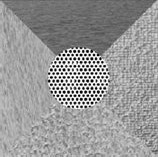
//> input picture th-3974622578.jpg, 158 x 157 px
$ ./main th-3974622578.jpg   (built with g++ and OpenCV 4)
//> lines starting //> are read from the running program, lines starting //| are printed output that depends on the picture; after the words box and inside, x2 and y2 are one past the last pixel; in counts of white or black regions, pixels touching at a corner belong together
//
//  main.cpp
//  TextureSegmentation
//

#include <iostream>
#include <sstream>
#include "opencv2/core/core.hpp"
#include "opencv2/imgproc/imgproc.hpp"
#include "opencv2/imgcodecs.hpp"
#include "opencv2/highgui/highgui.hpp"
#include "opencv2/features2d.hpp"
#include <getopt.h>
#include <map>

using namespace std;
using namespace cv;

unsigned int const HISTOGRAM_DIMENSION = 9;
unsigned int const HISTOGRAM_EDGE_OFFSET = (HISTOGRAM_DIMENSION-1)/2;
float const TEXTURE_EDGE_THRESHOLD = 204;//0.8;
unsigned int const AREA_THRESHOLD = 2000; //originally 2000

typedef vector<Point> Contour;
typedef vector<Contour> Contours;
typedef vector<Vec4i> Hierarchy;
typedef map<unsigned int, int> HDM; //Histogram differences map

static void displayImage(string const & windowName, Mat image, bool withExit=false)
{
    namedWindow(windowName, WINDOW_AUTOSIZE );
    imshow(windowName, image);
    waitKey(0);

    if (withExit)
        exit(0);
}

template<typename T>
static void getIteratorAtPoint(Mat const & image, Point const & p, MatConstIterator_<T> & it)
{
    Size iSize = image.size();
    it = (image.begin<T>()+p.x*iSize.width+p.y);
}

template<typename T>
static MatConstIterator_<T> getIteratorAtPoint(Mat const & image, Point const & p)
{
    Size iSize = image.size();
    return (image.begin<T>()+p.x*iSize.width+p.y);
}

template<typename T>
static MatIterator_<T> getIteratorAtPoint(Mat & image, Point const & p)
{
    Size iSize = image.size();
    return (image.begin<T>()+p.x*iSize.width+p.y);
}

//Point p represents the top point of the column to be removed
static void removeColumn(Mat const & image, Mat & histogram, Point const & p, HDM & m)
{
    MatConstIterator_<uchar> it;
    MatConstIterator_<uchar> begin = getIteratorAtPoint<uchar>(image, p);
    MatConstIterator_<uchar> end = begin+HISTOGRAM_DIMENSION*image.cols;
    HDM::iterator itHDM;

    for (it = begin; it!=end; it+=image.cols)
    {
        itHDM = m.find((uchar)*it);
        if (itHDM!=m.end())
        {
            itHDM->second--;
        }
        else
        {
            m.insert(pair<unsigned int, int>(*it,-1));
        }
    }
}

//Point p represents the top point of the column to be added
static void addColumn(Mat const & image, Mat & histogram, Point const & p, HDM & m)
{
    MatConstIterator_<uchar> it;
    MatConstIterator_<uchar> begin = getIteratorAtPoint<uchar>(image, p);
    MatConstIterator_<uchar> end = begin+HISTOGRAM_DIMENSION*image.cols;
    HDM::iterator itHDM;

    for (it = begin; it!=end; it+=image.cols)
    {
        itHDM = m.find((uchar)*it);
        if (itHDM!=m.end())
        {
            itHDM->second++;
        }
        else
        {
            m.insert(pair<unsigned int, int>(*it,1));
        }
    }
}

//Point p represents the leftmost point of the row to be removed
static void removeRow(Mat const & image, Mat & histogram, Point const & p, HDM & m)
{
    MatConstIterator_<uchar> it;
    MatConstIterator_<uchar> begin = getIteratorAtPoint<uchar>(image, p);
    MatConstIterator_<uchar> end = begin+HISTOGRAM_DIMENSION;
    HDM::iterator itHDM;

    for (it = begin; it!=end; it++)
    {
        itHDM = m.find((uchar)*it);
        if (itHDM!=m.end())
        {
            itHDM->second--;
        }
        else
        {
            m.insert(pair<unsigned int, int>(*it,-1));
        }
    }
}

//Point p represents the rightmost point of the row to be added
static void addRow(Mat const & image, Mat & histogram, Point const & p, HDM & m)
{
    MatConstIterator_<uchar> it;
    MatConstIterator_<uchar> begin = getIteratorAtPoint<uchar>(image, p);
    MatConstIterator_<uchar> end = begin+HISTOGRAM_DIMENSION;
    HDM::iterator itHDM;

    for (it = begin; it!=end; it++)
    {
        itHDM = m.find((uchar)*it);
        if (itHDM!=m.end())
        {
            itHDM->second++;
        }
        else
        {
            m.insert(pair<unsigned int, int>(*it,1));
        }
    }
}

static double calculateEntropy(Mat const & histogram)
{
    double entropyVal = 0;
    MatConstIterator_<float> it;

    for (it=histogram.begin<float>(); it!=histogram.end<float>(); it++)
    {
        int value = *it;
        if (*it<0)
        {
            cout<<*it<<endl;
        }

        if ((*it)>0)
            entropyVal -= (value*log2(value));
    }

    entropyVal/=255;
    return entropyVal;
}

static double calculateEntropyAndUpdateHistogram(HDM & m, double previousPixelEntropyValue, Mat & histogram)
{
    double pixelEntropyValue = previousPixelEntropyValue;
    MatIterator_<float> hbegin = histogram.begin<float>();
    for (HDM::const_iterator it=m.begin(); it!=m.end(); it++)
    {
        if (it->second!=0)
        {
            //Remove previous entropy value (watch for the negative signs in the sum
            float histVal = *(hbegin+(int)it->first);
            if (histVal>0)
                pixelEntropyValue+=(histVal*log2(histVal)/255);

            //Update histogram
            histVal+=it->second;
            *(hbegin+(int)it->first) = histVal;

            //Add new entropy value
            if (histVal>0)
                pixelEntropyValue-=(histVal*log2(histVal)/255);
        }
    }
    m.clear();
    return pixelEntropyValue;
}

void calculateInitialHistogram(Mat const & image, Mat & histogram)
{
    Size iSize = image.size();
    /// Establish the number of bins
    int histSize = 256;
    /// Set the ranges ( for B,G,R) )
    float range[] = { 0, 256 };
    /// Set the channels
    int channels = 0;
    const float* histRange = { range };
    bool uniform = true; bool accumulate = false;
    Mat initialHistogramMask = Mat::ones(HISTOGRAM_DIMENSION, HISTOGRAM_DIMENSION, CV_8UC1);
    copyMakeBorder(initialHistogramMask, initialHistogramMask, 0, iSize.height-HISTOGRAM_DIMENSION, 0, iSize.width-HISTOGRAM_DIMENSION, BORDER_CONSTANT, 0);
    calcHist(&image, 1, &channels, initialHistogramMask, histogram, 1, &histSize, &histRange, uniform, accumulate);
}


static void entropyFilt(Mat const & image, Mat & entropy)
{
    double pixelEntropyValue;

    Point const OFFSET_POINT(HISTOGRAM_EDGE_OFFSET, HISTOGRAM_EDGE_OFFSET);
    Size iSize = image.size();
    bool stop = false;
    MatIterator_<float> ite = entropy.begin<float>();

    Mat histogram;

    calculateInitialHistogram(image, histogram);

    int direction = 1;
    Point currentPoint(HISTOGRAM_EDGE_OFFSET,HISTOGRAM_EDGE_OFFSET);

    pixelEntropyValue = calculateEntropy(histogram);
    *ite = calculateEntropy(histogram);

    Point previousPoint = currentPoint;
    currentPoint.y++;
    HDM m;

    while(!stop)
    {
        //Get current pointers
        ite = getIteratorAtPoint<float>(entropy, currentPoint-OFFSET_POINT);

        //Calculate (update) histogram
        if (previousPoint.y!=currentPoint.y)
        {
            //Remove previous column
            removeColumn(image, histogram, Point(previousPoint.x-HISTOGRAM_EDGE_OFFSET, previousPoint.y-direction*HISTOGRAM_EDGE_OFFSET), m);

            //Add current column
            addColumn(image, histogram, Point(currentPoint.x-HISTOGRAM_EDGE_OFFSET, currentPoint.y+direction*HISTOGRAM_EDGE_OFFSET), m);
        }

        if (previousPoint.x!=currentPoint.x)
        {
            //Remove previous row
            removeRow(image, histogram, Point(previousPoint.x-HISTOGRAM_EDGE_OFFSET, previousPoint.y-HISTOGRAM_EDGE_OFFSET), m);

            //Add current row
            addRow(image, histogram, Point(currentPoint.x+HISTOGRAM_EDGE_OFFSET, currentPoint.y-HISTOGRAM_EDGE_OFFSET), m);
        }

        pixelEntropyValue = calculateEntropyAndUpdateHistogram(m, pixelEntropyValue, histogram);
        *ite = pixelEntropyValue;

        //Advance pointers
        previousPoint = currentPoint;
        currentPoint.y+=direction;
        if (currentPoint.y==(iSize.width-HISTOGRAM_EDGE_OFFSET))
        {
            currentPoint = Point(currentPoint.x+1, currentPoint.y-1);
            direction = -1;
        }
        else if (currentPoint.y==(HISTOGRAM_EDGE_OFFSET-1))
        {
            currentPoint = Point(currentPoint.x+1, HISTOGRAM_EDGE_OFFSET);
            direction = 1;
        }

        if (currentPoint.x==(iSize.height-HISTOGRAM_EDGE_OFFSET))
            stop = true;
    }
}

static void calculateSymetricPoint(Point const & inPoint, Point & outPoint, Size const & psize)
{
    if (inPoint.y<HISTOGRAM_EDGE_OFFSET)
        outPoint.y = 2*HISTOGRAM_EDGE_OFFSET-inPoint.y-1;
    else if (inPoint.y>(psize.width-HISTOGRAM_EDGE_OFFSET-1))
        outPoint.y = psize.width-2*HISTOGRAM_EDGE_OFFSET+psize.width-inPoint.y-1;
    else
        outPoint.y = inPoint.y;

    if (inPoint.x<HISTOGRAM_EDGE_OFFSET)
        outPoint.x = 2*HISTOGRAM_EDGE_OFFSET-inPoint.x-1;
    else if (inPoint.x>(psize.height-HISTOGRAM_EDGE_OFFSET-1))
        outPoint.x = psize.height-2*HISTOGRAM_EDGE_OFFSET+psize.height-inPoint.x-1;
    else
        outPoint.x = inPoint.x;
}

static void symmetricPadding(Mat const & image, Mat & paddedImage)
{
    //Padd with zeros
    copyMakeBorder(image, paddedImage, HISTOGRAM_EDGE_OFFSET, HISTOGRAM_EDGE_OFFSET, HISTOGRAM_EDGE_OFFSET, HISTOGRAM_EDGE_OFFSET, 0);
    MatIterator_<uchar> its;
    MatIterator_<uchar> it;

    Size psize = paddedImage.size();
    for (unsigned int j=0; j<psize.width; j++)
    {
        for (unsigned int i=0; i<HISTOGRAM_EDGE_OFFSET; i++)
        {
            Point sp;
            Point p(i,j);
            calculateSymetricPoint(p, sp, psize);
            its = paddedImage.begin<uchar>()+sp.x*paddedImage.cols+sp.y;
            it = paddedImage.begin<uchar>()+p.x*paddedImage.cols+p.y;
            *it = *its;
        }

        for (unsigned int i=psize.height-HISTOGRAM_EDGE_OFFSET; i<psize.height; i++)
        {
            Point sp;
            Point p(i,j);
            calculateSymetricPoint(p, sp, psize);
            its = paddedImage.begin<uchar>()+sp.x*paddedImage.cols+sp.y;
            it = paddedImage.begin<uchar>()+p.x*paddedImage.cols+p.y;
            *it = *its;
        }
    }


    for (unsigned int i=HISTOGRAM_EDGE_OFFSET; i<psize.height-HISTOGRAM_EDGE_OFFSET; i++)
    {
        for (unsigned int j=0; j<HISTOGRAM_EDGE_OFFSET; j++)
        {
            Point sp;
            Point p(i,j);
            calculateSymetricPoint(p, sp, psize);
            its = paddedImage.begin<uchar>()+sp.x*paddedImage.cols+sp.y;
            it = paddedImage.begin<uchar>()+p.x*paddedImage.cols+p.y;
            *it = *its;
        }

        for (unsigned int j=psize.width-HISTOGRAM_EDGE_OFFSET; j<psize.width; j++)
        {
            Point sp;
            Point p(i,j);
            calculateSymetricPoint(p, sp, psize);
            its = paddedImage.begin<uchar>()+sp.x*paddedImage.cols+sp.y;
            it = paddedImage.begin<uchar>()+p.x*paddedImage.cols+p.y;
            *it = *its;
        }
    }
}

static void bwareaopen(Mat const & input, Mat & output)
{
    // Find all contours
    Contours contours;
    findContours(input.clone(), contours, cv::RETR_EXTERNAL, cv::CHAIN_APPROX_SIMPLE);

    for (int i = 0; i < contours.size(); i++)
    {
        // Calculate contour area
        double area = contourArea(contours[i]);

        // Remove small objects by drawing the contour with black color
        //if (area > 0 && area <= AREA_THRESHOLD)
        if (area>AREA_THRESHOLD)
            drawContours(output, contours, i, 255, -1);
    }
}

static void imclose(Mat & image)
{
    morphologyEx(image, image, MORPH_CLOSE, cv::getStructuringElement(MORPH_RECT, Size(9,9)));
}

static void imfill(Mat & image)
{
    // Floodfill from point (0, 0)
    Mat im_floodfill = image.clone();
    floodFill(im_floodfill, cv::Point(0,0), Scalar(255));

    // Invert floodfilled image
    Mat im_floodfill_inv;
    bitwise_not(im_floodfill, im_floodfill_inv);

    // Combine the two images to get the foreground.
    image = (image | im_floodfill_inv);
}

static void maskImage(Mat const & image, Mat const & mask, Mat & output)
{
    output = image & mask;
}

static void convertion(Mat const & input, Mat & output)
{
    double minVal, maxVal;
    minMaxLoc(input, &minVal, &maxVal);
    input.convertTo(output, CV_8UC1, 255.0/(maxVal - minVal), -minVal * 255.0/(maxVal - minVal));
}

int main(int argc, const char * argv[])
{
    // Load the image in grayscale mode
    Mat input = imread(argv[1], cv::ImreadModes::IMREAD_GRAYSCALE);
//> input is the input picture: 157 rows x 158 cols, CV_8UC1; min 0, max 255, mean 152
    displayImage("Image", input);

    //Padd image
    Mat paddedImage;
    symmetricPadding(input, paddedImage);
//> after the loop in symmetricPadding, `for (unsigned int j=0; j<psize.width; j++)`:
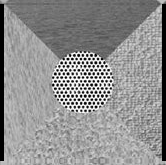
//> paddedImage: 165 rows x 166 cols, CV_8UC1; min 0, max 255, mean 144.6
//> after the loop in symmetricPadding, `for (unsigned int i=HISTOGRAM_EDGE_OFFSET; i<psize.height-HISTOGRAM_ED..`:
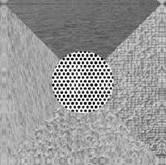
//> paddedImage: 165 rows x 166 cols, CV_8UC1; 4.59% of pixels changed, all inside (x1, y1, x2, y2) = (0, 4, 166, 161)
    displayImage("Padded image", paddedImage);

    //Calculate entropy matrix
    Mat entropyMat = Mat::zeros(input.rows, input.cols, CV_32FC1);
    entropyFilt(paddedImage, entropyMat);
//> in calculateInitialHistogram, `calcHist(&image, 1, &channels, initialHistogramMask, histogram, 1, &hi..`: histogram = 256 values, max 6 at index 177, min 0 at index 0, mean 0.316
//> the loop in calculateEntropy, `for (it=histogram.begin<float>(); it!=histogram.end<float>(); it++)` made 256 passes
//> (value, entropyVal) on passes 102, 105, 110, 114, 122, 123, 126, 127, 128, 129, 138, 147: (4, -8), (4, -16), (2, -18), (2, -20), (4, -28), (4, -36), (4, -44), (2, -46), (4, -54), (2, -56), (4, -64), (1, -64)
//> value on passes 1 to 6: 0, 0, 0, 0, 0, 0
//> after the loop in calculateEntropy, `for (it=histogram.begin<float>(); it!=histogram.end<float>(); it++)`: entropyVal = -149.5
//> in calculateEntropy, `entropyVal/=255;`: entropyVal = -0.586
//> the loop in calculateEntropy (call 2), `for (it=histogram.begin<float>(); it!=histogram.end<float>(); it++)` made 256 passes
//> in entropyFilt, `*ite = calculateEntropy(histogram);`:
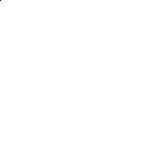
//> entropy: 157 rows x 158 cols, CV_32FC1; values -0.586 (black) and 0 (white), 100% white; black in thin lines or dots, all inside (x1, y1, x2, y2) = (0, 0, 1, 1)
//> the loop in entropyFilt, `while(!stop)` made 24805 passes
//> pixelEntropyValue on passes 1 to 12: -0.561, -0.497, -0.47, -0.466, -0.542, -0.606, -0.648, -0.732, -0.682, -0.7, -0.715, -0.698
//> after the loop in entropyFilt, `while(!stop)`:
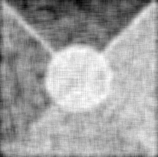
//> entropy: 157 rows x 158 cols, CV_32FC1; min -0.928, max -0.0687, mean -0.382; drawn with min black and max white

    //Rescale entropy matrix
    normalize(entropyMat, entropyMat, 0, 1, NORM_MINMAX, -1, Mat());
    displayImage("Normalized entropy", entropyMat);

    //Convert to [0, 255]]
    Mat convertedEntropyMat;
    convertion(entropyMat, convertedEntropyMat);

    //Threshold textures
    threshold(convertedEntropyMat, convertedEntropyMat, TEXTURE_EDGE_THRESHOLD, 255/*1*/, cv::THRESH_BINARY);
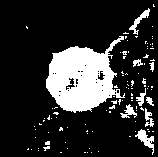
//> convertedEntropyMat: 157 rows x 158 cols, CV_8UC1; 18.5% white; 102 white regions (93 under 20 px), largest, box (x1, y1, x2, y2) and area: (46, 36, 125, 113) 3539, (135, 129, 154, 155) 184, (129, 8, 150, 35) 144
    displayImage("Threshold Normalized entropy", convertedEntropyMat);

    //Filter areas
    Mat filteredEntropyMat = Mat::zeros(input.rows, input.cols, CV_8UC1);
    bwareaopen(convertedEntropyMat, filteredEntropyMat);
//> the loop in bwareaopen, `for (int i = 0; i < contours.size(); i++)` made 102 passes
//> after the loop in bwareaopen, `for (int i = 0; i < contours.size(); i++)`:
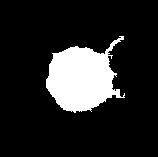
//> output: 157 rows x 158 cols, CV_8UC1; 14.7% white; 1 white region, box (x1, y1, x2, y2) and area: (46, 36, 125, 113) 3655
    displayImage("Filtered entropy", filteredEntropyMat);

    //Smooth edges and close open holes
    imclose(filteredEntropyMat);
//> in imclose, `morphologyEx(image, image, MORPH_CLOSE, cv::getStructuringElement(MORP..`:
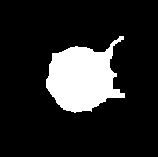
//> image: 157 rows x 158 cols, CV_8UC1; 15.2% white; 1 white region, box (x1, y1, x2, y2) and area: (46, 36, 125, 113) 3761
    displayImage("Closed image", filteredEntropyMat);

    //Fill holes
    imfill(filteredEntropyMat);
//> in imfill, `floodFill(im_floodfill, cv::Point(0,0), Scalar(255));`: im_floodfill: 157 rows x 158 cols, CV_8UC1; every value is 255
//> in imfill, `bitwise_not(im_floodfill, im_floodfill_inv);`: im_floodfill_inv: 157 rows x 158 cols, CV_8UC1; every value is 0
    displayImage("Filled image", filteredEntropyMat);

    //Mask image
    Mat output;
    maskImage(input, filteredEntropyMat, output);
    displayImage("Output", output);

    return 0;
}
